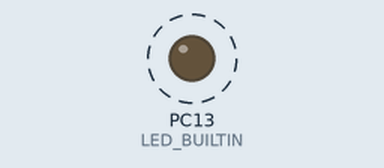
Recording of a sketch running on a simulated STM32 Blue Pill. On the bench: output pins drawn as LEDs (lit = HIGH). Dashed ring = blinking.

Above: at 0.2 s.
Timing chart, 0 to 3.0 s (numbered marks = the images above):
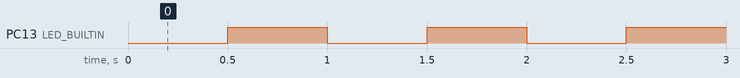

The sketch:

stm32-temperature.ino
```cpp
#include <Arduino.h>

// Simple STM32F103C8T6 Blue Pill LED blink test.
// The onboard LED is on PC13 and is active-low.

#ifndef LED_BUILTIN
#define LED_BUILTIN PC13
#endif

void setup() {
  pinMode(LED_BUILTIN, OUTPUT);
}

void loop() {
  digitalWrite(LED_BUILTIN, LOW);   // LED on
  delay(500);
  digitalWrite(LED_BUILTIN, HIGH);  // LED off
  delay(500);
}
```

Measured:
- by itself, PC13 (LED_BUILTIN): alternates HIGH for 0.50 s and LOW for 0.50 s
